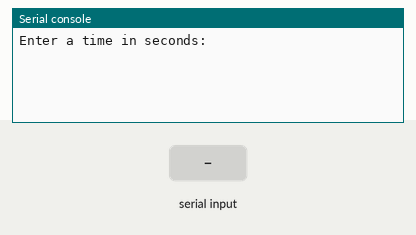
Simulated run of this program. Board: BBC micro:bit running MicroPython. Shown: the last lines printed to the serial console. Inputs (shaded band) come from the test bench.

Above: at 1.2 s.
1.3 s: "5" typed at the serial console, then Enter
At 1.7 s:
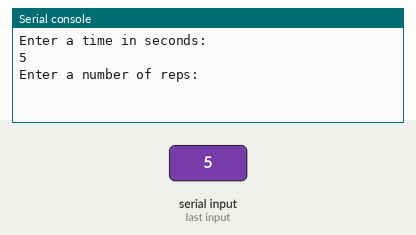
2.8 s: "90" typed at the serial console, then Enter
At 3.6 s:
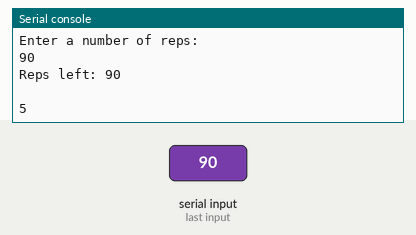
Timing chart, 0 to 5.8 s (numbered marks = the images above; inputs shaded):
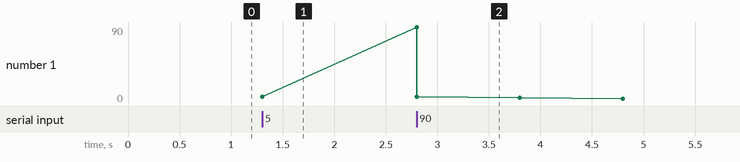

Measured:
- after the input at 1.3 s, the serial console: prints a new line at once (image 1)
- after the input at 2.8 s, the serial console: prints a new line at once (image 2)
- plotted number 1: 5 → 4 after the input at 2.8 s

The program:

repCounter.py
```python
# repInterval.py
from microbit import *

while True:
    seconds = int(input("Enter a time in seconds: "))
    reps = int(input("Enter a number of reps: "))

    while(reps > 0):
        counter=seconds
        print("Reps left: "+ str(reps) + "\n")

        while(counter>=0):
            print(str(counter))
            counter-=1
            sleep(1000)
        reps-=1
        print("\n")
```
